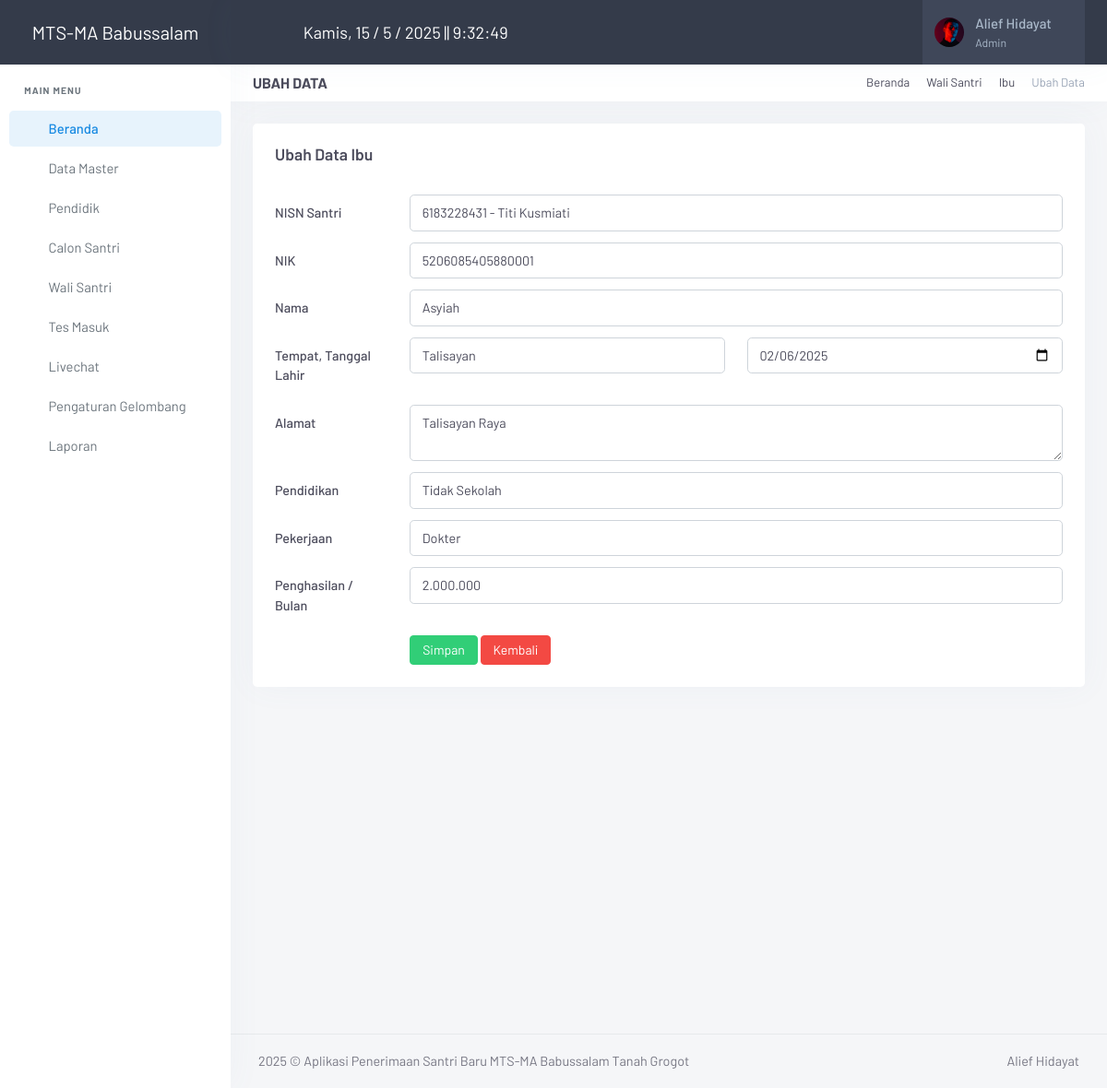
Page /admin/index.php?page=ibu&aksi=ubah&id_ibu=1 (signed in) on the committed database.
### tables this page shows
CREATE TABLE `meta` (
  `id_meta` int(11) NOT NULL,
  `instansi` varchar(255) DEFAULT NULL,
  `telp` varchar(50) DEFAULT NULL,
  `email` varchar(255) DEFAULT NULL,
  `alamat` text DEFAULT NULL,
  `logo` varchar(255) DEFAULT NULL,
  `pimpinan` varchar(255) DEFAULT NULL,
  `singkat` varchar(100) NOT NULL
);

CREATE TABLE `ibu` (
  `id_ibu` int(11) NOT NULL,
  `nisn` varchar(20) NOT NULL,
  `nama_ibu` varchar(255) NOT NULL,
  `nik_ibu` varchar(16) NOT NULL,
  `tmp_ibu` varchar(100) NOT NULL,
  `tgl_ibu` date NOT NULL,
  `alamat_ibu` text NOT NULL,
  `id_pendidikan_ibu` int(11) NOT NULL,
  `id_pekerjaan_ibu` int(11) NOT NULL,
  `penghasilan_ibu` int(11) NOT NULL
);

### admin/inc/koneksi.php (called while the page is built, shortened)
<?php
	$con = mysqli_connect("localhost","root","","db_santri");
?>
<?php $ambil_meta=$con->query("SELECT * FROM meta"); ?>
<?php $meta = $ambil_meta->fetch_assoc(); ?>

### admin/page/ibu/ubah.php (the view, shortened to what this page needs)
<?php
$id_ibu = $_GET['id_ibu'];
$sql = $con->query("SELECT * FROM ibu WHERE id_ibu='$id_ibu'");
$data = mysqli_fetch_assoc($sql);
?>
<div class="page-title-head d-flex align-items-center gap-2">
    <div class="flex-grow-1">
        <h4 class="fs-16 text-uppercase fw-bold mb-0">Ubah Data</h4>
    </div>
    <div class="text-end">
        <ol class="breadcrumb m-0 py-0 fs-13">
            <li class="breadcrumb-item"><a href="javascript: void(0);">Beranda</a></li>
            <li class="breadcrumb-item"><a href="javascript: void(0);">Wali Santri</a></li>
            <li class="breadcrumb-item"><a href="javascript: void(0);">Ibu</a></li>
            <li class="breadcrumb-item active">Ubah Data</li>
        </ol>
    </div>
</div>
<div class="row">
    <div class="col-12">
        <div class="card">
            <div class="card-body">
                <h4 class="header-title mb-2">
                    Ubah Data Ibu
                </h4>
                <br>
                <form method="post" enctype="multipart/form-data">
                    <div class="row mb-2">
                        <label class="col-sm-2 col-form-label">NISN Santri</label>
                        <div class="col-sm-10">
                            <select class="form-control select2" name="nisn" required>
                                <?php
                                $sql = mysqli_query($con, "SELECT * FROM calon_santri ");
                                while ($kar = mysqli_fetch_array($sql)) {
                                    $selected = ($data['nisn'] == $kar['nisn']) ? 'selected' : '';
                                    echo "<option value='$kar[nisn]' $selected>$kar[nisn] - $kar[nama_lengkap]</option>";
                                }
                                ?>
                            </select>
                        </div>
                    </div>
                    <div class="row mb-2">
                        <label class="col-sm-2 col-form-label">NIK</label>
                        <div class="col-sm-10">
                            <input type="text" class="form-control" name="nik_ibu" value="<?= $data['nik_ibu'] ?>" required>
                        </div>
                    </div>
                    <div class="row mb-2">
                        <label class="col-sm-2 col-form-label">Nama</label>
                        <div class="col-sm-10">
                            <input type="text" class="form-control" name="nama_ibu" value="<?= $data['nama_ibu'] ?>" required>
                        </div>
                    </div>
                    <div class="row mb-2">
                        <label class="col-sm-2 col-form-label">Tempat, Tanggal Lahir</label>
                        <div class="col-sm-5">
                            <input type="text" class="form-control" name="tmp_ibu" value="<?= $data['tmp_ibu'] ?>" required>
                        </div>
                        <div class="col-sm-5">
                            <input type="date" class="form-control" name="tgl_ibu" value="<?= $data['tgl_ibu'] ?>" required>
                        </div>
                    </div>
                    <div class="row mb-2">
                        <label class="col-sm-2 col-form-label">Alamat</label>
                        <div class="col-sm-10">
                            <textarea class="form-control" name="alamat_ibu" required><?= $data['alamat_ibu'] ?></textarea>
                        </div>
                    </div>
                    <div class="row mb-2">
                        <label class="col-sm-2 col-form-label">Pendidikan</label>
                        <div class="col-sm-10">
                            <select class="form-control select2" name="id_pendidikan" required>
                                <?php
                                $sql = mysqli_query($con, "SELECT * FROM pendidikan");
                                while ($kar = mysqli_fetch_array($sql)) {
                                    $selected = ($data['id_pendidikan'] == $kar['id_pendidikan']) ? 'selected' : '';
                                    echo "<option value='$kar[id_pendidikan]' $selected>$kar[pendidikan]</option>";
                                }
                                ?>
                            </select>
                        </div>
                    </div>
                    <div class="row mb-2">
                        <label class="col-sm-2 col-form-label">Pekerjaan</label>
                        <div class="col-sm-10">
                            <select class="form-control select2" name="id_pekerjaan" required>
                                <?php
                                $sql = mysqli_query($con, "SELECT * FROM pekerjaan");
                                while ($kar = mysqli_fetch_array($sql)) {
                                    $selected = ($data['id_pekerjaan'] == $kar['id_pekerjaan']) ? 'selected' : '';
                                    echo "<option value='$kar[id_pekerjaan]' $selected>$kar[pekerjaan]</option>";
                                }
                                ?>
                            </select>
                        </div>
                    </div>
                    <div class="row mb-2">
                        <label class="col-sm-2 col-form-label">Penghasilan / Bulan</label>
                        <div class="col-sm-10">
                            <input type="text" class="form-control" name="penghasilan_ibu" id="penghasilan_ibu" onkeypress="return angka(event);" value="<?= number_format($data['penghasilan_ibu'], 0, ',', '.') ?>" required>
                        </div>
                    </div>
                    <div class="row">
                        <div class="col-sm-10 ms-auto">
                            <button type="submit" name="ubah" class="btn btn-success btn-sm">Simpan</button>
                            <a href="?page=ibu" class="btn btn-danger btn-sm">Kembali</a>
                        </div>
                    </div>
                </form>
            </div>
        </div>
    </div>
</div>

### admin/index.php (shortened to what this page needs)
<?php
include ("inc/koneksi.php");
if ($_SESSION['Admin'] || $_SESSION['Pimpinan']) {
?>
<!DOCTYPE html>
<html lang="en">
<head>
    <link href="assets/vendor/jsvectormap/jsvectormap.min.css" rel="stylesheet" type="text/css">
    <link href="assets/css/vendor.min.css" rel="stylesheet" type="text/css" />
    <link href="assets/css/app.min.css" rel="stylesheet" type="text/css" id="app-style" />
    <link href="assets/css/icons.min.css" rel="stylesheet" type="text/css" />
    <link href="assets/vendor/datatables.net-bs5/css/dataTables.bootstrap5.min.css" rel="stylesheet" type="text/css" />
    <link href="assets/vendor/datatables.net-responsive-bs5/css/responsive.bootstrap5.min.css" rel="stylesheet" type="text/css" />
    <link href="assets/vendor/datatables.net-fixedcolumns-bs5/css/fixedColumns.bootstrap5.min.css" rel="stylesheet" type="text/css" />
    <link href="assets/vendor/datatables.net-fixedheader-bs5/css/fixedHeader.bootstrap5.min.css" rel="stylesheet" type="text/css" />
    <link href="assets/vendor/datatables.net-buttons-bs5/css/buttons.bootstrap5.min.css" rel="stylesheet" type="text/css" />
    <link href="assets/vendor/datatables.net-select-bs5/css/select.bootstrap5.min.css" rel="stylesheet" type="text/css" />
</head>
<body>
    <?php
    if ($_SESSION['Admin']) { $user = $_SESSION['Admin']; }
    $sql = mysqli_query($con, "SELECT * FROM admin WHERE id_admin='$user'");
    $admin = mysqli_fetch_assoc($sql);
    ?>
    <div class="wrapper">
        <?php include "menu.php" ?>
        <header class="app-topbar">
            <div class="page-container topbar-menu">
                <div class="d-flex align-items-center gap-2">
                    <button class="sidenav-toggle-button px-2">
                        <i class="ti ti-menu-deep fs-24"></i>
                    </button>
                    <div id="current-time" class="time-display text-white"></div>
                </div>
                <div class="d-flex align-items-center gap-2">
                    <div class="topbar-item d-none d-sm-flex">
                        <button class="topbar-link" data-bs-toggle="offcanvas" data-bs-target="#theme-settings-offcanvas" type="button">
                            <i class="ti ti-settings fs-22"></i>
                        </button>
                    </div>
                    <div class="topbar-item d-none d-sm-flex">
                        <button class="topbar-link" id="light-dark-mode" type="button">
                            <i class="ti ti-moon fs-22"></i>
                        </button>
                    </div>
                    <div class="topbar-item nav-user">
                        <div class="dropdown">
                            <a class="topbar-link dropdown-toggle drop-arrow-none px-2" data-bs-toggle="dropdown" data-bs-offset="0,19" type="button" aria-haspopup="false" aria-expanded="false">
                                <img src="assets/gambar/admin/<?= $admin['foto'] ?>" width="32" class="rounded-circle me-lg-2 d-flex" alt="user-image">
                                <span class="d-lg-flex flex-column gap-1 d-none">
                                    <h5 class="my-0"><?= $admin['nama'] ?></h5>
                                    <h6 class="my-0 fw-normal"><?= $admin['level'] ?></h6>
                                </span>
                                <i class="ti ti-chevron-down d-none d-lg-block align-middle ms-2"></i>
                            </a>
                        </div>
                    </div>
                </div>
            </div>
        </header>
        <div class="page-content">
            <div class="page-container">
                <?php
                $page = $_GET['page'];
                $aksi = $_GET['aksi'];
                if ($page == "ibu")
                {
                    if ($aksi == "ubah") { include "page/ibu/ubah.php"; }
                }
                ?>
            </div>
            <footer class="footer">
                <div class="page-container">
                    <div class="row">
                        <div class="col-md-8 text-center text-md-start">
                            <script>document.write(new Date().getFullYear())</script> © Aplikasi Penerimaan Santri Baru <?= $meta['instansi'] ?> Tanah Grogot</span>
                        </div>
                        <div class="col-md-4">
                            <div class="text-md-end footer-links d-none d-md-block">
                                <a href="javascript: void(0);">Alief Hidayat</a>
                            </div>
                        </div>
                    </div>
                </div>
            </footer>
        </div>
    </div>
</body>
</html>
<?php
}else{
    echo '<script language="javascript">alert("Anda belum login, Klik OK untuk Login"); document.location="login.php";</script>';
    }
?>

### admin/menu.php (shortened to what this page needs)
<div class="sidenav-menu">
    <a href="index.php" class="logo">
        <span class="logo-light">
            <span class="logo-lg text-white" style="font-size: 20px;"><?= $meta['instansi'] ?></span>
        </span>
    </a>
    <div data-simplebar>
        <ul class="side-nav table-responsive">
            <li class="side-nav-title">Main Menu</li>
            <li class="side-nav-item">
                <a href="index.php" class="side-nav-link">
                    <span class="menu-icon"><i class="ti ti-home"></i></span>
                    <span class="menu-text"> Beranda </span>
                </a>
            </li>
            <li class="side-nav-item">
                <a data-bs-toggle="collapse" href="#sidebarDTMaster" aria-expanded="false" aria-controls="sidebarDTMaster"
                    class="side-nav-link">
                    <span class="menu-icon"><i class="ti ti-database"></i></span>
                    <span class="menu-text"> Data Master</span>
                    <span class="menu-arrow"></span>
                </a>
            </li>
            <li class="side-nav-item">
                <a href="?page=pendidik" class="side-nav-link">
                    <span class="menu-icon"><i class="ti ti-user"></i></span>
                    <span class="menu-text"> Pendidik </span>
                </a>
            </li>
            <li class="side-nav-item">
                <a data-bs-toggle="collapse" href="#sidebarCsantri" aria-expanded="false" aria-controls="sidebarCsantri"
                    class="side-nav-link">
                    <span class="menu-icon"><i class="ti ti-users"></i></span>
                    <span class="menu-text"> Calon Santri</span>
                    <span class="menu-arrow"></span>
                </a>
            </li>
            <li class="side-nav-item">
                <a data-bs-toggle="collapse" href="#sidebarWaliSantri" aria-expanded="false" aria-controls="sidebarWaliSantri"
                    class="side-nav-link">
                    <span class="menu-icon"><i class="ti ti-users"></i></span>
                    <span class="menu-text"> Wali Santri</span>
                    <span class="menu-arrow"></span>
                </a>
            </li>
            <li class="side-nav-item">
                <a href="?page=tes_masuk" class="side-nav-link">
                    <span class="menu-icon"><i class="ti ti-edit"></i></span>
                    <span class="menu-text"> Tes Masuk </span>
                </a>
            </li>
            <li class="side-nav-item">
                <a href="?page=livechat" class="side-nav-link">
                    <span class="menu-icon"><i class="ti ti-message-circle"></i></span>
                    <span class="menu-text"> Livechat </span>
                </a>
            </li>
            <li class="side-nav-item">
                <a href="?page=pengaturan_gelombang" class="side-nav-link">
                    <span class="menu-icon"><i class="ti ti-message-circle"></i></span>
                    <span class="menu-text"> Pengaturan Gelombang </span>
                </a>
            </li>
            <li class="side-nav-item">
                <a data-bs-toggle="collapse" href="#sidebarLaporan" aria-expanded="false" aria-controls="sidebarLaporan"
                    class="side-nav-link">
                    <span class="menu-icon"><i class="ti ti-printer"></i></span>
                    <span class="menu-text"> Laporan</span>
                    <span class="menu-arrow"></span>
                </a>
            </li>
        </ul>
    </div>
</div>

### admin/index.php (style rules this page uses)
.sidenav-toggle-button, .topnav-toggle-button { background-color: transparent; border: none; cursor: pointer; }
.time-display { font-size: 18px; }

### rows in the picture
meta: instansi "MTS-MA Babussalam"
ibu: nik_ibu "5206085405880001", nama_ibu "Asyiah", tmp_ibu "Talisayan", tgl_ibu "02/06/2025", alamat_ibu "Talisayan Raya", penghasilan_ibu "2.000.000"

### other values in the picture
$admin['nama'] "Alief Hidayat"
$admin['level'] "Admin"
form field nisn "6183228431 - Titi Kusmiati"
form field id_pendidikan "Tidak Sekolah"
form field id_pekerjaan "Dokter"
